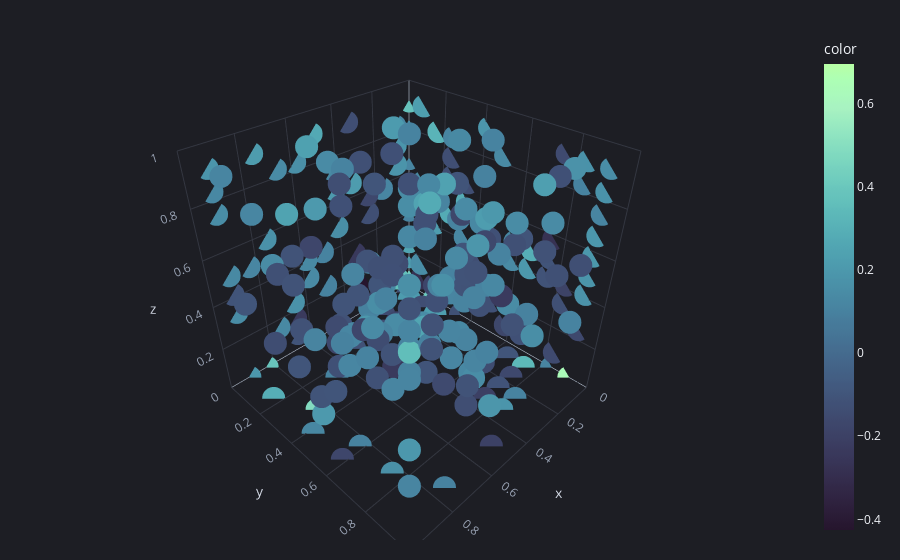

Source (notebook cell):
### Code cell
import functools as ft
from einops import rearrange, reduce

N_GRID = config.data_encoder.n_grid

grid_vals = jnp.linspace(0, 1, N_GRID + 1)[:-1]

xx, yy, zz = jnp.meshgrid(grid_vals, grid_vals, grid_vals)
xyz = rearrange(jnp.array([xx, yy, zz]), 'd n1 n2 n3 -> (n1 n2 n3) d')

dens = sample.flatten() / sample.max()

cmap = rp.list_aquaria if is_dark else rp.list_cabana

def plot(dens, n_skip=2, thresh=0.1, cmap=cmap):
    bg_mask = abs(dens) > thresh
    skip_mask = jnp.all(jnp.round(xyz * N_GRID) % n_skip == 0, axis=1)
    mask = skip_mask & bg_mask
    return px.scatter_3d(
        x=xyz[mask, 0],
        y=xyz[mask, 1],
        z=xyz[mask, 2],
        color=dens[mask],
        # color=np.array(species[mask]).astype('str'),
        color_continuous_scale=cmap,
        range_x=[0, 1], range_y=[0, 1], range_z=[0, 1],
        opacity=1,
    )

plot(dens, n_skip=2)

### Figure 1 — Plotly figure (JSON) as saved in the notebook; plotly's stock layout.template omitted (floating-point values rounded to 4 significant figures; data arrays with more than 128 entries replaced by an {"elided": "..."} marker saying what was removed)
{"data": [{"hovertemplate": "x=%{x}<br>y=%{y}<br>z=%{z}<br>color=%{marker.color}<extra></extra>", "legendgroup": "", "marker": {"color": {"elided": "280 float values"}, "coloraxis": "coloraxis", "opacity": 1, "symbol": "circle"}, "mode": "markers", "name": "", "scene": "scene", "showlegend": false, "type": "scatter3d", "x": {"elided": "280 float values"}, "y": {"elided": "280 float values"}, "z": {"elided": "280 float values"}}], "layout": {"coloraxis": {"colorbar": {"title": {"text": "color"}}, "colorscale": {"elided": "256x2 mixed values"}}, "legend": {"tracegroupgap": 0}, "scene": {"domain": {"x": [0, 1], "y": [0, 1]}, "xaxis": {"range": [0, 1], "title": {"text": "x"}}, "yaxis": {"range": [0, 1], "title": {"text": "y"}}, "zaxis": {"range": [0, 1], "title": {"text": "z"}}}}}
